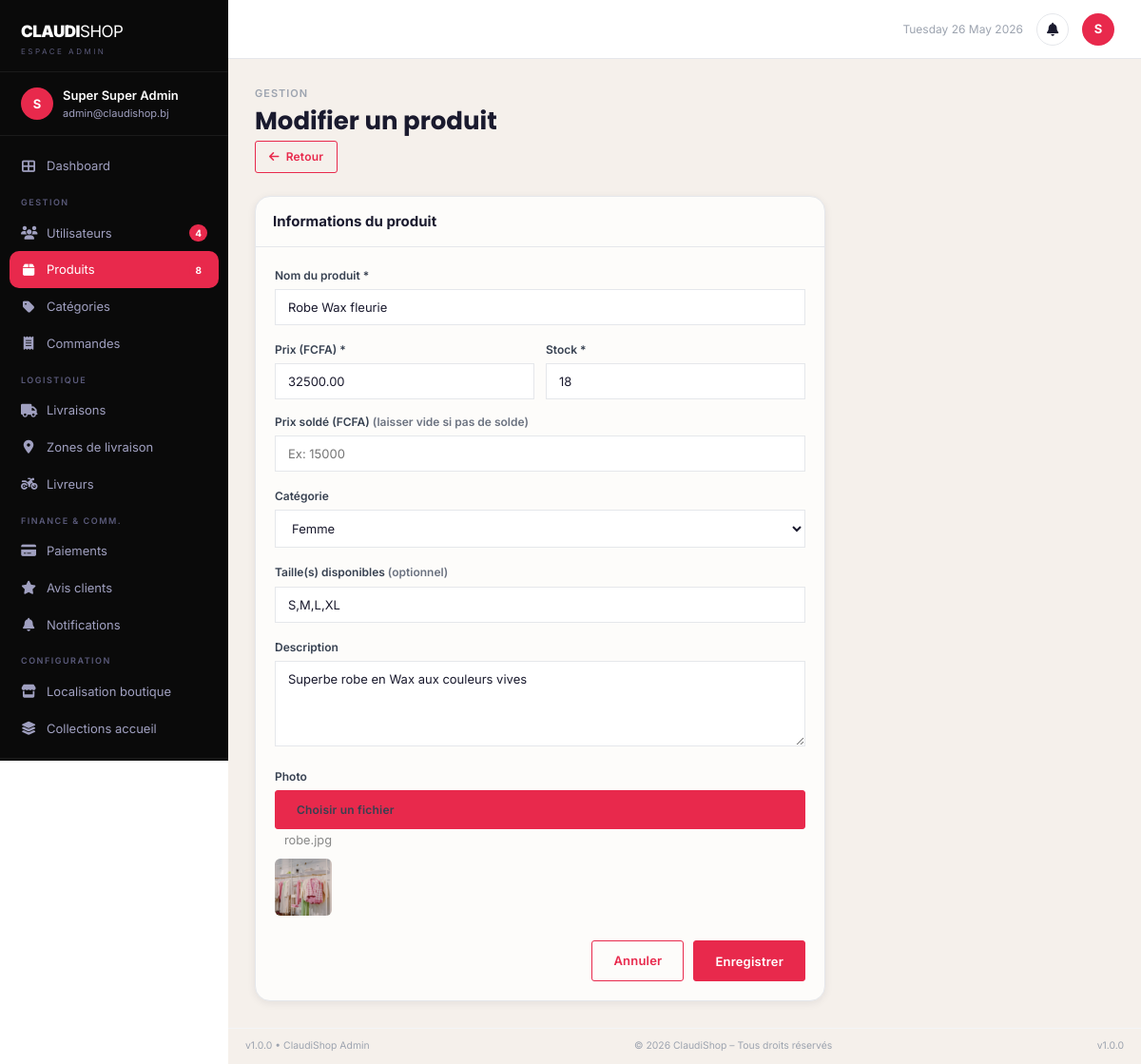
/admin/produits/modifier.php?id=1 (signed in), run on the app's committed database.
### tables this page shows
CREATE TABLE `produit` (
  `id`              INT UNSIGNED NOT NULL AUTO_INCREMENT,
  `nom`             VARCHAR(200) NOT NULL,
  `description`     TEXT DEFAULT NULL,
  `prix`            DECIMAL(12,2) NOT NULL,
  `solde_prix`      DECIMAL(12,2) DEFAULT NULL,
  `stock`           INT NOT NULL DEFAULT 0,
  `qte_min`         INT NOT NULL DEFAULT 1,
  `qte_alerte`      INT NOT NULL DEFAULT 5,
  `sku`             VARCHAR(50) DEFAULT NULL UNIQUE,
  `categorie_id`    INT UNSIGNED NOT NULL,
  `statut`          TINYINT(1) NOT NULL DEFAULT 1,
  `afficher_details` TINYINT(1) NOT NULL DEFAULT 1,
  `mode_paiement`   ENUM('mtn','moov','tous') NOT NULL DEFAULT 'tous',
  `taille_disponible` VARCHAR(100) DEFAULT NULL,
  `couleur`         VARCHAR(100) DEFAULT NULL,
  `matiere`         VARCHAR(100) DEFAULT NULL,
  `photo`           VARCHAR(255) DEFAULT NULL,
  `images`          TEXT DEFAULT NULL,
  `note_moyenne`    DECIMAL(2,1) DEFAULT 0.0,
  `date_creation`   DATETIME NOT NULL DEFAULT CURRENT_TIMESTAMP,
  `updated_at`      DATETIME NOT NULL DEFAULT CURRENT_TIMESTAMP ON UPDATE CURRENT_TIMESTAMP,
  PRIMARY KEY (`id`),
  KEY `idx_categorie` (`categorie_id`),
  KEY `idx_statut` (`statut`),
  CONSTRAINT `fk_produit_categorie` FOREIGN KEY (`categorie_id`) REFERENCES `categorie` (`id`) ON DELETE RESTRICT
);

CREATE TABLE `categorie` (
  `id`          INT UNSIGNED NOT NULL AUTO_INCREMENT,
  `nom`         VARCHAR(100) NOT NULL,
  `description` TEXT DEFAULT NULL,
  `image`       VARCHAR(255) DEFAULT NULL,
  `parent_id`   INT UNSIGNED DEFAULT NULL,
  `statut`      TINYINT(1) NOT NULL DEFAULT 1,
  `date_creation` DATETIME NOT NULL DEFAULT CURRENT_TIMESTAMP,
  `updated_at`  DATETIME NOT NULL DEFAULT CURRENT_TIMESTAMP ON UPDATE CURRENT_TIMESTAMP,
  PRIMARY KEY (`id`),
  KEY `idx_parent` (`parent_id`),
  CONSTRAINT `fk_categorie_parent` FOREIGN KEY (`parent_id`) REFERENCES `categorie` (`id`) ON DELETE SET NULL
);

### config/database.php (called while the page is built, shortened)
<?php
class Database {
    private static $instance = null;
    private $pdo;
    private function __construct() {
        $host = 'localhost';
        $dbname = 'claudishop';
        $username = 'root';
        $password = '';
        try {
            $this->pdo = new PDO(
                "mysql:host=$host;dbname=$dbname;charset=utf8mb4",
                $username,
                $password,
                [
                    PDO::ATTR_ERRMODE => PDO::ERRMODE_EXCEPTION,
                    PDO::ATTR_DEFAULT_FETCH_MODE => PDO::FETCH_ASSOC,
                    PDO::ATTR_EMULATE_PREPARES => false
                ]
            );
        } catch (PDOException $e) {
            die("Erreur de connexion à la base de données.");
        }
    }
    public static function getInstance() {
        if (self::$instance === null) {
            self::$instance = new self();
        }
        return self::$instance;
    }
    public function getConnection() {
        return $this->pdo;
    }
}

### classes/Produit.php (called while the page is built, shortened)
<?php
require_once __DIR__ . '/../config/database.php';
class Produit {
    private $db;
    public function __construct() {
        $this->db = Database::getInstance()->getConnection();
    }
    public function getById($id) {
        $stmt = $this->db->prepare("SELECT p.*, c.nom as categorie_nom FROM produit p LEFT JOIN categorie c ON p.categorie_id = c.id WHERE p.id = ?");
        $stmt->execute([$id]);
        return $stmt->fetch();
    }
}

### config/config.php (called while the page is built, shortened)
<?php
function securiser($data) {
    return htmlspecialchars(trim($data), ENT_QUOTES, 'UTF-8');
}
function verifierUtilisateurExiste() {
    require_once __DIR__ . '/../config/database.php';
}
function nettoyerInvite() {
    if (empty($_SESSION['user_id']) || empty($_SESSION['guest_converted'])) {
        return;
    }
    require_once __DIR__ . '/../config/database.php';
}

### classes/Categorie.php (called while the page is built, shortened)
<?php
require_once __DIR__ . '/../config/database.php';
class Categorie {
    private $db;
    public function __construct() {
        $this->db = Database::getInstance()->getConnection();
    }
    public function getAll() {
        return $this->db->query("SELECT * FROM categorie ORDER BY nom")->fetchAll();
    }
}

### admin/produits/modifier.php (the view, shortened to what this page needs)
<?php
require_once __DIR__ . '/../../config/config.php';
require_once __DIR__ . '/../../classes/Produit.php';
require_once __DIR__ . '/../../classes/Categorie.php';
$id = intval($_GET['id'] ?? 0);
$produitObj = new Produit();
$categorieObj = new Categorie();
$produit = $produitObj->getById($id);
$categories = $categorieObj->getAll();
require_once __DIR__ . '/../../includes/header.php';
?>
<div class="dashboard-layout">
<?php require_once __DIR__ . '/../../includes/admin_sidebar.php'; ?>
<div class="dash-main">
<?php require_once __DIR__ . '/../../includes/admin_topbar.php'; ?>
<div class="dash-content">
    <div class="dash-page-header">
        <div class="dash-page-label">Gestion</div>
        <h1 class="dash-page-title">Modifier un produit</h1>
        <div class="flex gap-2" style="margin-top:4px;">
            <a href="<?= BASE_URL ?>/admin/produits.php" class="btn btn-outline-dark btn-sm"><i class="fas fa-arrow-left"></i> Retour</a>
        </div>
    </div>
    <div class="table-card" style="max-width:600px;">
        <div class="table-card-header"><span class="table-card-title">Informations du produit</span></div>
        <div style="padding:20px;">
            <form method="POST" enctype="multipart/form-data">
                <div class="form-group"><label>Nom du produit *</label><input type="text" name="nom" class="form-control" value="<?= securiser($produit['nom']) ?>" required></div>
                <div class="grid-2" style="gap:12px;">
                    <div class="form-group" style="margin-bottom:0;"><label>Prix (FCFA) *</label><input type="number" name="prix" class="form-control" value="<?= $produit['prix'] ?>" required></div>
                    <div class="form-group" style="margin-bottom:0;"><label>Stock *</label><input type="number" name="stock" class="form-control" value="<?= $produit['stock'] ?>" required></div>
                </div>
                <div class="form-group" style="margin-top:14px;"><label>Prix soldé (FCFA) <span class="text-muted">(laisser vide si pas de solde)</span></label><input type="number" name="solde_prix" class="form-control" value="<?= $produit['solde_prix'] ?? '' ?>" placeholder="Ex: 15000"></div>
                <div class="form-group" style="margin-top:14px;"><label>Catégorie</label><select name="categorie_id" class="form-control"><option value="">Sélectionner...</option><?php foreach ($categories as $cat): ?><option value="<?= $cat['id'] ?>" <?= $cat['id'] == $produit['categorie_id'] ? 'selected' : '' ?>><?= securiser($cat['nom']) ?></option><?php endforeach; ?></select></div>
                <div class="form-group"><label>Taille(s) disponibles <span class="text-muted">(optionnel)</span></label><input type="text" name="taille" class="form-control" value="<?= securiser($produit['taille_disponible'] ?? '') ?>" placeholder="Ex: XS, S, M, L, XL — laisser vide pour les accessoires"></div>
                <div class="form-group"><label>Description</label><textarea name="description" class="form-control" rows="3"><?= securiser($produit['description'] ?? '') ?></textarea></div>
                <div class="form-group">
                    <label>Photo</label>
                    <div>
                        <label for="photoProduitModifInput" class="btn btn-dark" style="cursor:pointer;margin-bottom:0;">Choisir un fichier</label>
                        <span id="photoProduitModifFileName" style="margin-left:10px;font-size:.8rem;color:#888;"><?= $produit['photo'] ? basename($produit['photo']) : 'Aucune image' ?></span>
                    </div>
                    <?php if ($produit['photo']): ?><div style="margin-top:8px;"><img src="<?= UPLOADS_URL . '/' . securiser($produit['photo']) ?>" alt="" style="width:60px;height:60px;border-radius:6px;object-fit:cover;"></div><?php endif; ?>
                </div>
                <div style="display:flex;gap:10px;justify-content:flex-end;margin-top:20px;">
                    <a href="<?= BASE_URL ?>/admin/produits.php" class="btn btn-outline-dark">Annuler</a>
                    <button type="submit" class="btn btn-dark">Enregistrer</button>
                </div>
            </form>
        </div>
    </div>
</div>
<div class="dash-footer"><span>v1.0.0 &bull; ClaudiShop Admin</span><span>&copy; <?= date('Y') ?> ClaudiShop &ndash; Tous droits réservés</span><span>v1.0.0</span></div>
</div>
</div>
</body></html>

### data on the page
produit: nom "Robe Wax fleurie", prix "32500.00", stock "18", categorie_id "Femme", taille "S,M,L,XL", description "Superbe robe en Wax aux couleurs vives", photo "robe.jpg", photo (picture)

### other printed values
$userInitialAdmin "S"
$adminName "Super Super Admin"
$adminEmail "admin@claudishop.bj"
$_nbUsers "4"
$_nbProduits "8"
$userInitialAdmin2 "S"
